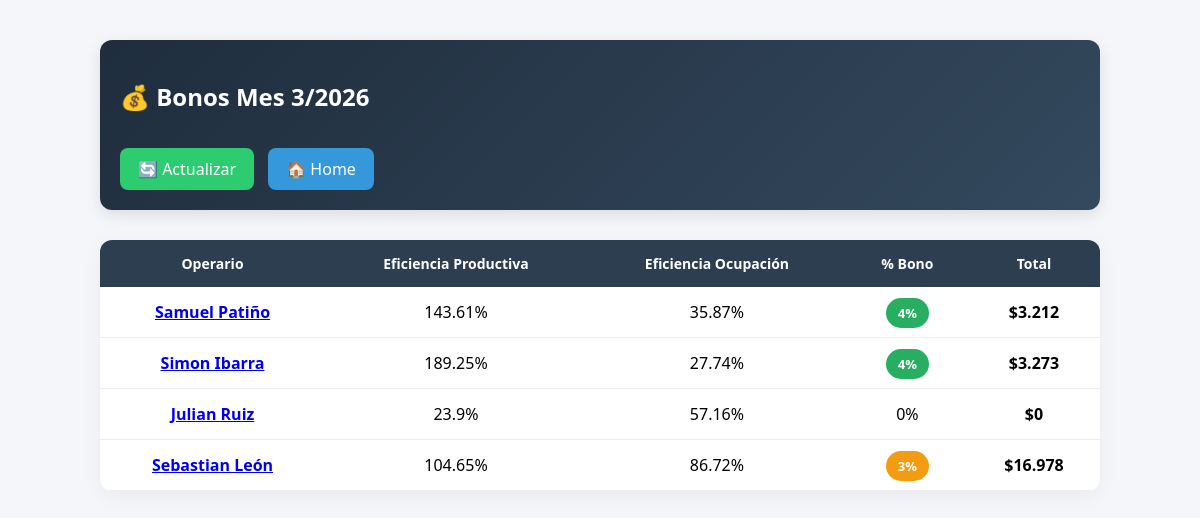
The app's page /bonos (signed in) with its own data.
### tables this page shows
CREATE TABLE operarios(id INTEGER PRIMARY KEY,nombre TEXT);

### routers/bonos.py (the view)
@router.get("/bonos", response_class=HTMLResponse)
def bonos(request: Request):
    if not request.session.get("role") == "admin":
        return RedirectResponse("/admin", 303)
    hoy = datetime.now()
    mes = int(request.query_params.get("mes", hoy.month))
    anio = int(request.query_params.get("anio", hoy.year))
    datos = bonos_mes(mes, anio)
    return request.app.state.templates.TemplateResponse(
        "bonos.html",
        {
            "request": request,
            "datos": datos,
            "mes": mes,
            "anio": anio
        }
    )

### templates/bonos.html (shortened to what this page needs)
<!DOCTYPE html>
<html>
<head>
</head>
<body>
<div class="container">
    <div class="header">
        <h2>💰 Bonos Mes {{mes}}/{{anio}}</h2>
        <a class="btn btn-recalc" href="/bonos?mes={{mes}}&anio={{anio}}">🔄 Actualizar</a>
        <a class="btn btn-home" href="/">🏠 Home</a>
    </div>
    <table>
        <tr>
            <th>Operario</th>
            <th>Eficiencia Productiva</th>
            <th>Eficiencia Ocupación</th>
            <th>% Bono</th>
            <th>Total</th>
        </tr>
        {% for r in datos %}
        <tr>
            <td>
                <a href="/bonos/detalle?nombre={{ r.nombre }}&mes={{mes}}&anio={{anio}}">
                    <strong>{{ r.nombre }}</strong>
                </a>
            </td>
            <td>{{ r.eficiencia_productiva }}%</td>
            <td>{{ r.eficiencia_ocupacion }}%</td>
            <td>
                {% if r.porcentaje_bono == 4 %}
                    <span class="badge green">4%</span>
                {% elif r.porcentaje_bono == 3 %}
                    <span class="badge yellow">3%</span>
                {% elif r.porcentaje_bono == 2 %}
                    <span class="badge red">2%</span>
                {% else %}
                    0%
                {% endif %}
            </td>
            <td>
                <strong>
                ${{ "{:,.0f}".format(r.bono_total).replace(",", ".") }}
                </strong>
            </td>
        </tr>
        {% endfor %}
    </table>
</div>
</body>
</html>

### templates/bonos.html (style rules this page uses)
body { font-family: 'Segoe UI', sans-serif; background: #f4f6f9; margin: 0; padding: 40px; }
.container { max-width: 1000px; margin: auto; }
.header { background: linear-gradient(135deg, #1f2d3d, #34495e); color: white; padding: 20px; border-radius: 12px; box-shadow: 0 5px 15px rgba(0,0,0,0.1); }
.btn { display: inline-block; margin-top: 15px; margin-right: 10px; padding: 10px 18px; border-radius: 8px; text-decoration: none; color: white; font-weight: 500; }
.btn-home { background: #3498db; }
.btn-recalc { background: #2ecc71; }
table { width: 100%; border-collapse: collapse; margin-top: 30px; background: white; border-radius: 12px; overflow: hidden; box-shadow: 0 5px 20px rgba(0,0,0,0.05); }
th { background: #2c3e50; color: white; padding: 14px; font-size: 14px; }
td { padding: 14px; text-align: center; border-bottom: 1px solid #eee; }
.badge { padding: 6px 12px; border-radius: 20px; color: white; font-weight: bold; font-size: 13px; }
.green { background: #27ae60; }
.yellow { background: #f39c12; }

### records on screen
operarios: nombre "Samuel Patiño", eficiencia_productiva "143.61", eficiencia_ocupacion "35.87", shows "4%", bono_total "3.212"
operarios: nombre "Simon Ibarra", eficiencia_productiva "189.25", eficiencia_ocupacion "27.74", shows "4%", bono_total "3.273"
operarios: nombre "Julian Ruiz", eficiencia_productiva "23.9", eficiencia_ocupacion "57.16", shows "0%", bono_total "0"
operarios: nombre "Sebastian León", eficiencia_productiva "104.65", eficiencia_ocupacion "86.72", shows "3%", bono_total "16.978"

### other values on screen
{{ mes }} "3"
{{ anio }} "2026"
